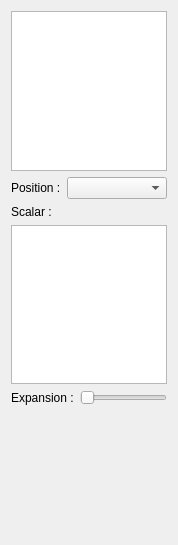
<?xml version="1.0" encoding="UTF-8"?>
<ui version="4.0">
 <class>RenderScalarDockWidget</class>
 <widget class="QWidget" name="RenderScalarDockWidget">
  <property name="geometry">
   <rect>
    <x>0</x>
    <y>0</y>
    <width>174</width>
    <height>545</height>
   </rect>
  </property>
  <property name="windowTitle">
   <string>Form</string>
  </property>
  <layout class="QGridLayout" name="gridLayout">
   <item row="0" column="0" colspan="2">
    <widget class="QListWidget" name="mapList"/>
   </item>
   <item row="1" column="0" colspan="2">
    <layout class="QHBoxLayout" name="horizontalLayout">
     <item>
      <widget class="QLabel" name="label_2">
       <property name="text">
        <string>Position :</string>
       </property>
      </widget>
     </item>
     <item>
      <widget class="QComboBox" name="combo_positionVBO">
       <property name="sizePolicy">
        <sizepolicy hsizetype="Expanding" vsizetype="Fixed">
         <horstretch>0</horstretch>
         <verstretch>0</verstretch>
        </sizepolicy>
       </property>
      </widget>
     </item>
    </layout>
   </item>
   <item row="2" column="0">
    <widget class="QLabel" name="label_3">
     <property name="text">
      <string>Scalar :</string>
     </property>
    </widget>
   </item>
   <item row="3" column="0" colspan="2">
    <widget class="QListWidget" name="list_scalarVBO">
     <property name="selectionMode">
      <enum>QAbstractItemView::MultiSelection</enum>
     </property>
    </widget>
   </item>
   <item row="4" column="0">
    <widget class="QLabel" name="label">
     <property name="text">
      <string>Expansion :</string>
     </property>
    </widget>
   </item>
   <item row="4" column="1">
    <widget class="QSlider" name="slider_expansion">
     <property name="maximum">
      <number>10</number>
     </property>
     <property name="pageStep">
      <number>1</number>
     </property>
     <property name="orientation">
      <enum>Qt::Horizontal</enum>
     </property>
    </widget>
   </item>
   <item row="5" column="0" colspan="2">
    <spacer name="verticalSpacer">
     <property name="orientation">
      <enum>Qt::Vertical</enum>
     </property>
     <property name="sizeHint" stdset="0">
      <size>
       <width>156</width>
       <height>161</height>
      </size>
     </property>
    </spacer>
   </item>
  </layout>
 </widget>
 <resources/>
 <connections/>
</ui>
